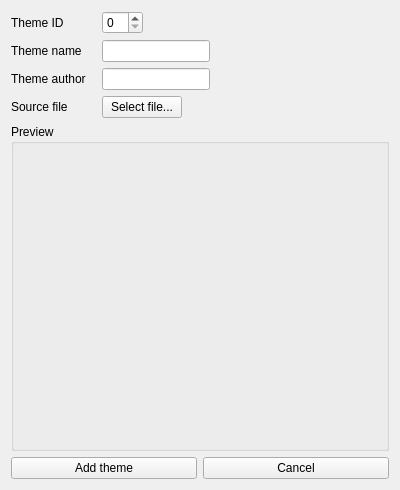
<?xml version="1.0" encoding="UTF-8"?>
<ui version="4.0">
 <class>MenuThemePreview</class>
 <widget class="QWidget" name="MenuThemePreview">
  <property name="windowModality">
   <enum>Qt::ApplicationModal</enum>
  </property>
  <property name="geometry">
   <rect>
    <x>0</x>
    <y>0</y>
    <width>400</width>
    <height>490</height>
   </rect>
  </property>
  <property name="minimumSize">
   <size>
    <width>400</width>
    <height>490</height>
   </size>
  </property>
  <property name="maximumSize">
   <size>
    <width>400</width>
    <height>490</height>
   </size>
  </property>
  <property name="windowTitle">
   <string>Menu Theme - Eidolist</string>
  </property>
  <layout class="QVBoxLayout" name="verticalLayout_2">
   <item>
    <layout class="QFormLayout" name="formLayout">
     <property name="fieldGrowthPolicy">
      <enum>QFormLayout::FieldsStayAtSizeHint</enum>
     </property>
     <property name="labelAlignment">
      <set>Qt::AlignLeading|Qt::AlignLeft|Qt::AlignVCenter</set>
     </property>
     <property name="formAlignment">
      <set>Qt::AlignLeading|Qt::AlignLeft|Qt::AlignTop</set>
     </property>
     <property name="horizontalSpacing">
      <number>16</number>
     </property>
     <item row="0" column="0">
      <widget class="QLabel" name="label">
       <property name="text">
        <string>Theme ID</string>
       </property>
      </widget>
     </item>
     <item row="0" column="1">
      <widget class="QSpinBox" name="IdSpinBox"/>
     </item>
     <item row="1" column="0">
      <widget class="QLabel" name="label_2">
       <property name="text">
        <string>Theme name</string>
       </property>
      </widget>
     </item>
     <item row="1" column="1">
      <widget class="QLineEdit" name="nameLineEdit">
       <property name="text">
        <string/>
       </property>
       <property name="maxLength">
        <number>32</number>
       </property>
      </widget>
     </item>
     <item row="2" column="0">
      <widget class="QLabel" name="label_3">
       <property name="text">
        <string>Theme author</string>
       </property>
      </widget>
     </item>
     <item row="2" column="1">
      <widget class="QLineEdit" name="authorLineEdit">
       <property name="maxLength">
        <number>32</number>
       </property>
      </widget>
     </item>
     <item row="3" column="0">
      <widget class="QLabel" name="label_4">
       <property name="text">
        <string>Source file</string>
       </property>
      </widget>
     </item>
     <item row="3" column="1">
      <widget class="QPushButton" name="sourceButton">
       <property name="text">
        <string>Select file...</string>
       </property>
      </widget>
     </item>
    </layout>
   </item>
   <item>
    <widget class="QGroupBox" name="groupBox">
     <property name="sizePolicy">
      <sizepolicy hsizetype="Preferred" vsizetype="Expanding">
       <horstretch>0</horstretch>
       <verstretch>0</verstretch>
      </sizepolicy>
     </property>
     <property name="title">
      <string>Preview</string>
     </property>
     <layout class="QVBoxLayout" name="verticalLayout_3">
      <item>
       <widget class="QLabel" name="coverNameLabel">
        <property name="toolTip">
         <string>Cover name</string>
        </property>
       </widget>
      </item>
      <item>
       <widget class="QLabel" name="coverAuthorLabel"/>
      </item>
      <item>
       <widget class="QLabel" name="coverPreviewLabel"/>
      </item>
      <item>
       <widget class="QLabel" name="coverGetboxLabel"/>
      </item>
     </layout>
    </widget>
   </item>
   <item>
    <layout class="QHBoxLayout" name="horizontalLayout">
     <item>
      <widget class="QPushButton" name="saveButton">
       <property name="enabled">
        <bool>true</bool>
       </property>
       <property name="text">
        <string>Add theme</string>
       </property>
      </widget>
     </item>
     <item>
      <widget class="QPushButton" name="cancelButton">
       <property name="text">
        <string>Cancel</string>
       </property>
      </widget>
     </item>
    </layout>
   </item>
  </layout>
 </widget>
 <resources/>
 <connections/>
</ui>
